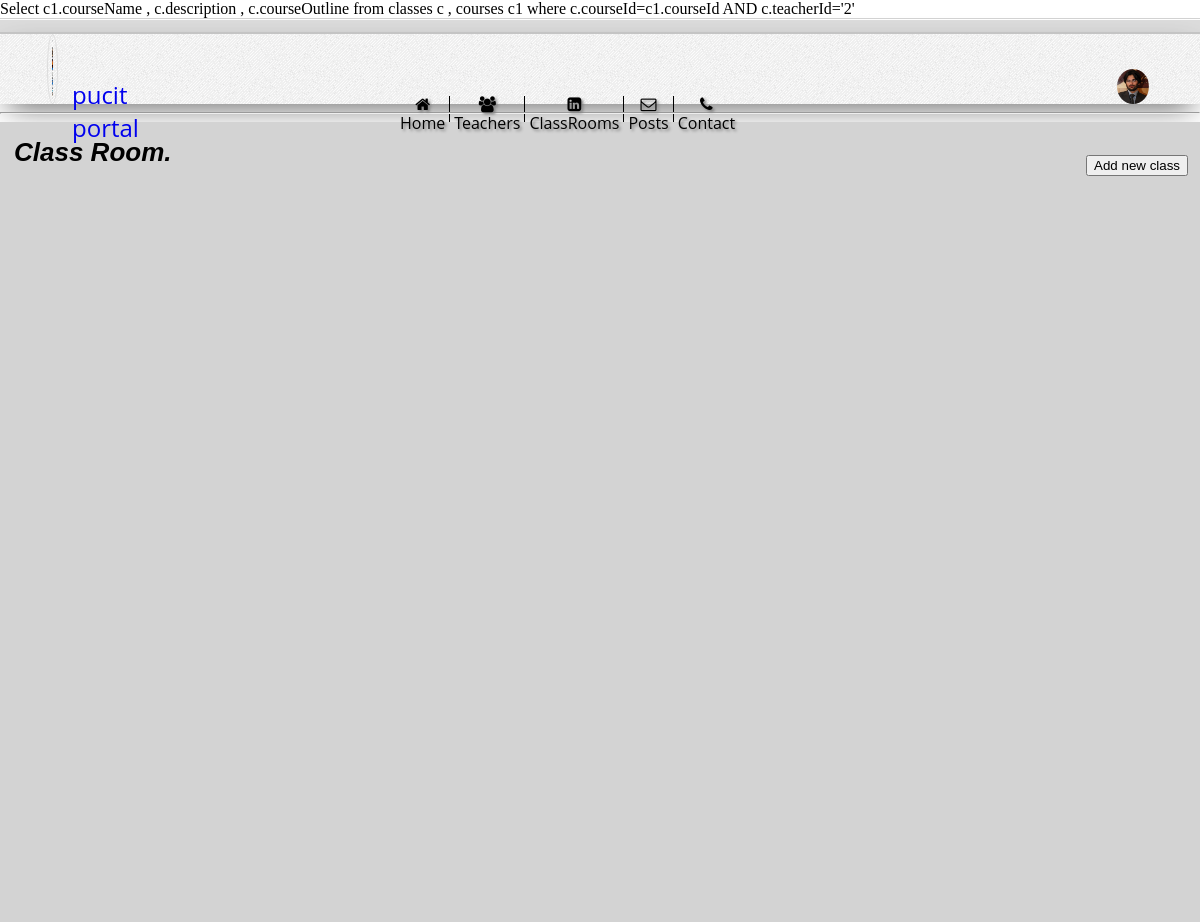
Page /HTML,CSS,JAVASCRIPT/WEBSITE/Classrooms_HTML/teachers_add_new_class/newclass.php on the earlier database version.
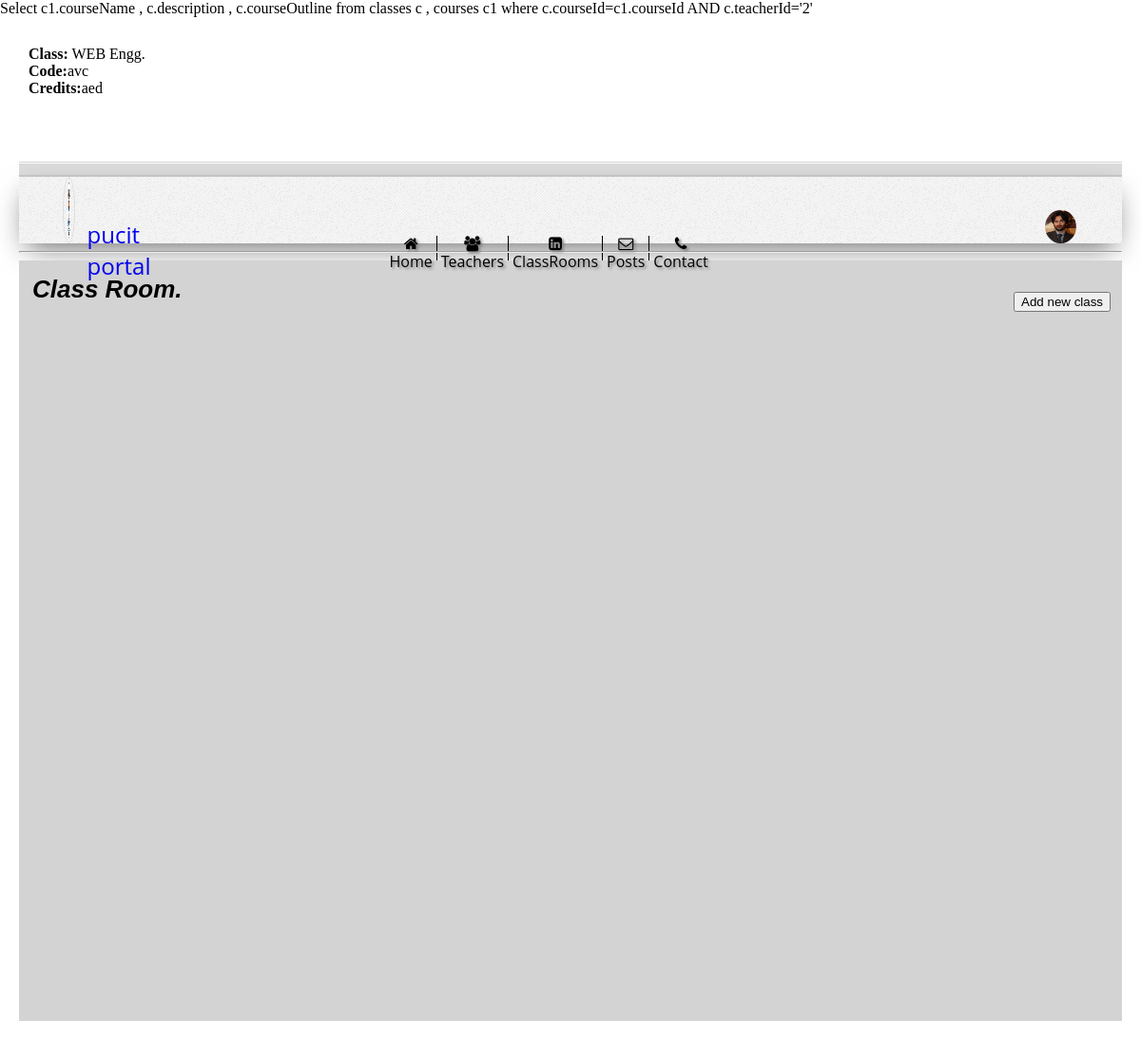
Same page on the later database version.
### tables this page shows
CREATE TABLE `classes` (
  `classId` int(4) unsigned NOT NULL AUTO_INCREMENT,
  `teacherId` int(4) unsigned DEFAULT NULL,
  `courseId` int(4) unsigned DEFAULT NULL,
  `description` longtext,
  `courseOutline` longtext,
  `image` varchar(45) DEFAULT NULL,
  PRIMARY KEY (`classId`)
);

CREATE TABLE `courses` (
  `courseId` int(4) unsigned NOT NULL AUTO_INCREMENT,
  `courseName` varchar(50) DEFAULT NULL,
  `credits` int(1) DEFAULT NULL,
  `description` longtext,
  PRIMARY KEY (`courseId`)
);

### HTML,CSS,JAVASCRIPT/WEBSITE/Classrooms_HTML/teachers_add_new_class/newclass.php (the view, shortened to what the changed rows need)
<html>
 <?php
  include('../prac.php');?>
<head>
    <link rel="stylesheet" type="text/css" href="newclass.css">        <link rel="stylesheet" type="text/css" href="../../css/headr.css">
        <link rel="stylesheet" href="../../css/font-awesome/css/font-awesome.min.css">
    <?php
                            $aa = $_SESSION["user"];
                            $sql = "Select c1.courseName , c.description , c.courseOutline from classes c , courses c1 where c.courseId=c1.courseId  AND c.teacherId='$aa'";
                                echo $sql."<br>";
                            $result = mysqli_query($conn,$sql);
                            $record_found=mysqli_num_rows($result);
                            if($record_found > 0 )
                            {
                                while($row=mysqli_fetch_assoc($result))
                                    {
                                        echo
                                    '
            <div id="classroomS-Content2 ">
                <div style="padding:10px;margin:10px;">
                    <div style="display:table;box-shadow:8px 10px 15px 1px white;margin:10px;margin-bottom:50px;border-color:white;">
                        <div style="display:table-cell;">
                        <input type="hidden" name="image" value="'.$row['Image'].'">
                        </div>
                        <div style="display:table-cell;vertical-align:middle;">
                                     <b>Class:</b> '.$row['courseName'].'<br>
                                            <b>Code:</b>'.$row['description'].'<br>
                                             <b>Credits:</b>'.$row['courseOutline'].'<br>
                                            <br>
                        </div>
                    </div>  ';
                                             }
                                }
                                            ?>
</head>
    <body>
    </body>
</html>

Differences in the rows shown:
added classes: courseId.courseName "WEB Engg.", description "avc", courseOutline "aed"
